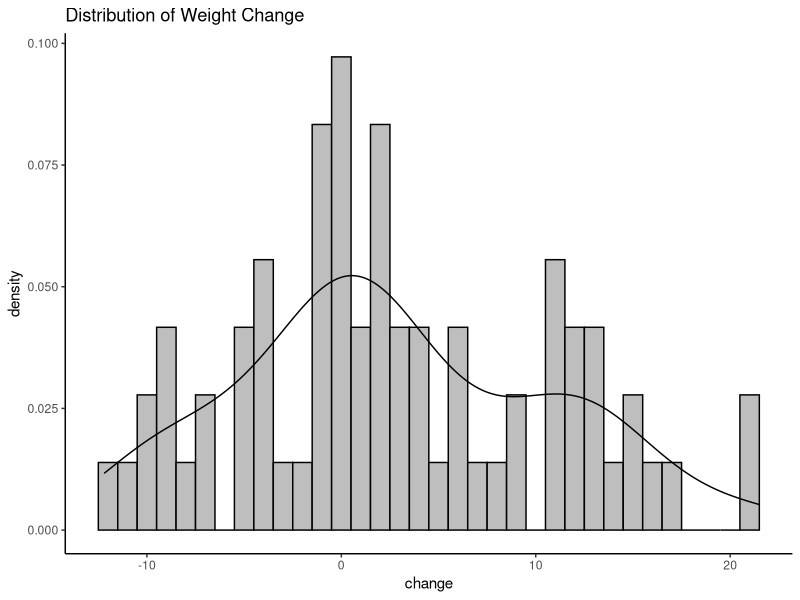
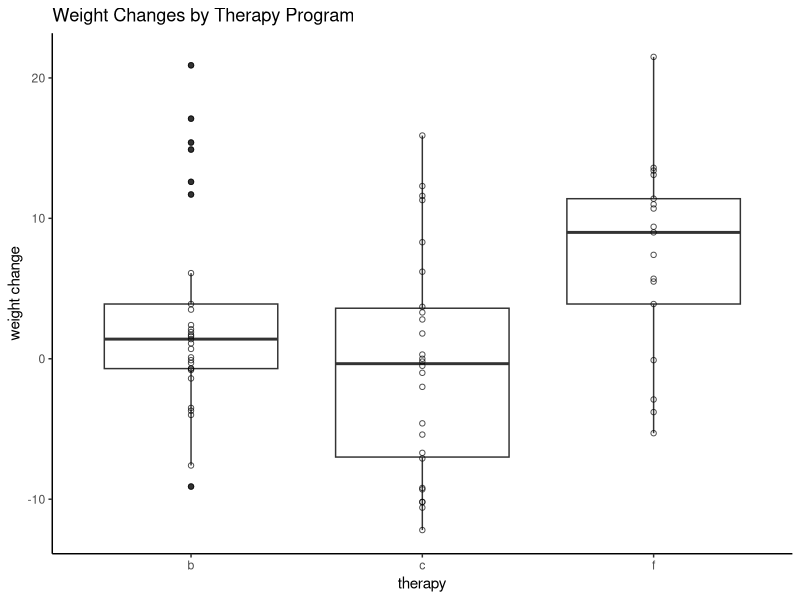

Write the R code that produced these figures, in order.
## ---- chunk 1
knitr::opts_chunk$set(echo = TRUE)
library(tidyverse)

# Import data
weight_df <- read.csv("data/weight.csv")
## ---- chunk 2
    
# You can code your answer here

## ---- chunk 3
# Check data
head(weight_df)
## ---- chunk 4

# Check descriptive statistics of all variables
summary(weight_df)

# Plot histogram and density curve
weight_df %>%
  ggplot(aes(x = change, y=..density..)) +
  geom_histogram(binwidth = 1, fill = "grey", color = "black") +
  geom_density() +
  labs(title = "Distribution of Weight Change") +
  theme_classic()

## ---- chunk 5

# Mean of weight change
mean(weight_df$change)


# ---- One sample two-tail t-test ---- 
two_tail_t <- t.test(         
  weight_df$change,           # the sample value vector that you want to test
  mu = 0,                     # mean given by your null hypothesis
  alternative = "two.sided",  # direction of alternative hypothesis
  conf.level = 0.95           # significance level
  )

## Extract test statistic
two_tail_t$statistic

## Extract p-value
two_tail_t$p.value

## Extract the confidence interval of the mean
two_tail_t$conf.int

## Display full result
two_tail_t


# ---- One sample one-tail t-test ---- 
t.test(weight_df$change, mu = 0, alternative = "greater", conf.level = 0.95)
## ---- chunk 6

# You can code your answer here

## ---- chunk 7
# Box plot
weight_df %>%
  ggplot(aes(x = therapy, y = change)) +
  geom_boxplot() +
  geom_point(shape = 1, alpha = 0.7) +
  labs(title = "Weight Changes by Therapy Program",
       y = "weight change") +
  theme_classic()

## ---- chunk 8
# Filter data for each therapy
weight_f <- weight_df %>% filter(therapy == "f")
weight_c <- weight_df %>% filter(therapy == "c")

# ---- Two-group independent two-tailed t-test ---- 
t.test(
  x = weight_f$change,          # mean value vector from the first sample
  y = weight_c$change,          # mean value vector from the second sample
  mu = 0,   
  # mean difference given by your null hypothesis
  alternative = "two.sided"     # direction of alternative hypothesis
)
## ---- chunk 9
# ---- Two-group dependent two-tailed t-test ---- 
t.test(         
  x = weight_df$before,       # mean value vector from the first sample
  y = weight_df$after,        # mean value vector from the second sample
  mu = 0,                     # mean difference given by your null hypothesis
  paired = TRUE,              # dependent samples
  alternative = "two.sided",  # direction of alternative hypothesis
  conf.level = 0.95           # significance level
  )

## ---- chunk 10

# You can code your answer here

